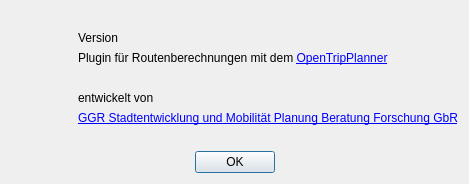
<?xml version="1.0" encoding="UTF-8"?>
<ui version="4.0">
 <class>InfoDialog</class>
 <widget class="QDialog" name="InfoDialog">
  <property name="geometry">
   <rect>
    <x>0</x>
    <y>0</y>
    <width>469</width>
    <height>184</height>
   </rect>
  </property>
  <property name="sizePolicy">
   <sizepolicy hsizetype="Fixed" vsizetype="Fixed">
    <horstretch>0</horstretch>
    <verstretch>0</verstretch>
   </sizepolicy>
  </property>
  <property name="windowTitle">
   <string>Über</string>
  </property>
  <layout class="QVBoxLayout" name="verticalLayout">
   <item>
    <layout class="QHBoxLayout" name="horizontalLayout_2">
     <item>
      <widget class="QLabel" name="label_2">
       <property name="text">
        <string/>
       </property>
       <property name="pixmap">
        <pixmap resource="resources.qrc">:/plugins/OTP/icon.png</pixmap>
       </property>
      </widget>
     </item>
     <item>
      <layout class="QVBoxLayout" name="verticalLayout_2">
       <item>
        <spacer name="verticalSpacer_2">
         <property name="orientation">
          <enum>Qt::Vertical</enum>
         </property>
         <property name="sizeHint" stdset="0">
          <size>
           <width>20</width>
           <height>40</height>
          </size>
         </property>
        </spacer>
       </item>
       <item>
        <widget class="QLabel" name="version_label">
         <property name="text">
          <string>Version</string>
         </property>
         <property name="alignment">
          <set>Qt::AlignLeading|Qt::AlignLeft|Qt::AlignVCenter</set>
         </property>
        </widget>
       </item>
       <item>
        <widget class="QLabel" name="label_3">
         <property name="text">
          <string>&lt;html&gt;&lt;head/&gt;&lt;body&gt;&lt;p&gt;Plugin für Routenberechnungen mit dem &lt;a href=&quot;http://www.opentripplanner.org/&quot;&gt;&lt;span style=&quot; text-decoration: underline; color:#0000ff;&quot;&gt;OpenTripPlanner&lt;/span&gt;&lt;/a&gt;&lt;/p&gt;&lt;/body&gt;&lt;/html&gt;</string>
         </property>
         <property name="textFormat">
          <enum>Qt::RichText</enum>
         </property>
         <property name="alignment">
          <set>Qt::AlignLeading|Qt::AlignLeft|Qt::AlignVCenter</set>
         </property>
         <property name="openExternalLinks">
          <bool>true</bool>
         </property>
        </widget>
       </item>
       <item>
        <spacer name="verticalSpacer_3">
         <property name="orientation">
          <enum>Qt::Vertical</enum>
         </property>
         <property name="sizeHint" stdset="0">
          <size>
           <width>20</width>
           <height>40</height>
          </size>
         </property>
        </spacer>
       </item>
       <item>
        <widget class="QLabel" name="label">
         <property name="text">
          <string>entwickelt von </string>
         </property>
         <property name="alignment">
          <set>Qt::AlignLeading|Qt::AlignLeft|Qt::AlignVCenter</set>
         </property>
        </widget>
       </item>
       <item>
        <widget class="QLabel" name="label_38">
         <property name="layoutDirection">
          <enum>Qt::LeftToRight</enum>
         </property>
         <property name="text">
          <string>&lt;html&gt;&lt;head/&gt;&lt;body&gt;&lt;p&gt;&lt;a href=&quot;http://www.ggr-planung.de&quot;&gt;&lt;span style=&quot; text-decoration: underline; color:#0000ff;&quot;&gt;GGR Stadtentwicklung und Mobilität Planung Beratung Forschung GbR&lt;/span&gt;&lt;/a&gt;&lt;/p&gt;&lt;/body&gt;&lt;/html&gt;</string>
         </property>
         <property name="textFormat">
          <enum>Qt::RichText</enum>
         </property>
         <property name="alignment">
          <set>Qt::AlignLeading|Qt::AlignLeft|Qt::AlignVCenter</set>
         </property>
         <property name="openExternalLinks">
          <bool>true</bool>
         </property>
        </widget>
       </item>
       <item>
        <spacer name="verticalSpacer">
         <property name="orientation">
          <enum>Qt::Vertical</enum>
         </property>
         <property name="sizeHint" stdset="0">
          <size>
           <width>20</width>
           <height>40</height>
          </size>
         </property>
        </spacer>
       </item>
      </layout>
     </item>
    </layout>
   </item>
   <item>
    <spacer name="verticalSpacer_4">
     <property name="orientation">
      <enum>Qt::Vertical</enum>
     </property>
     <property name="sizeHint" stdset="0">
      <size>
       <width>20</width>
       <height>40</height>
      </size>
     </property>
    </spacer>
   </item>
   <item>
    <layout class="QHBoxLayout" name="horizontalLayout">
     <item>
      <spacer name="horizontalSpacer_2">
       <property name="orientation">
        <enum>Qt::Horizontal</enum>
       </property>
       <property name="sizeHint" stdset="0">
        <size>
         <width>40</width>
         <height>20</height>
        </size>
       </property>
      </spacer>
     </item>
     <item>
      <widget class="QPushButton" name="close_button">
       <property name="text">
        <string>OK</string>
       </property>
      </widget>
     </item>
     <item>
      <spacer name="horizontalSpacer">
       <property name="orientation">
        <enum>Qt::Horizontal</enum>
       </property>
       <property name="sizeHint" stdset="0">
        <size>
         <width>40</width>
         <height>20</height>
        </size>
       </property>
      </spacer>
     </item>
    </layout>
   </item>
  </layout>
 </widget>
 <resources>
  <include location="resources.qrc"/>
 </resources>
 <connections/>
</ui>
